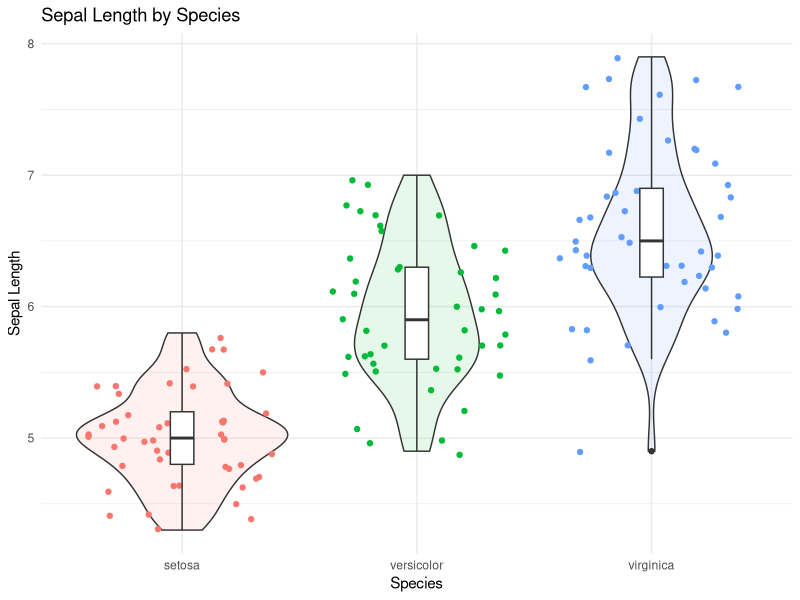
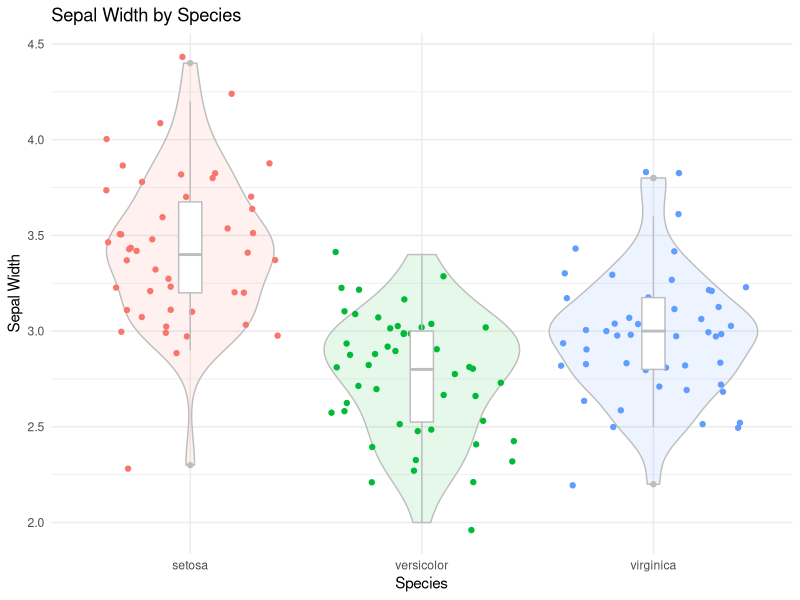
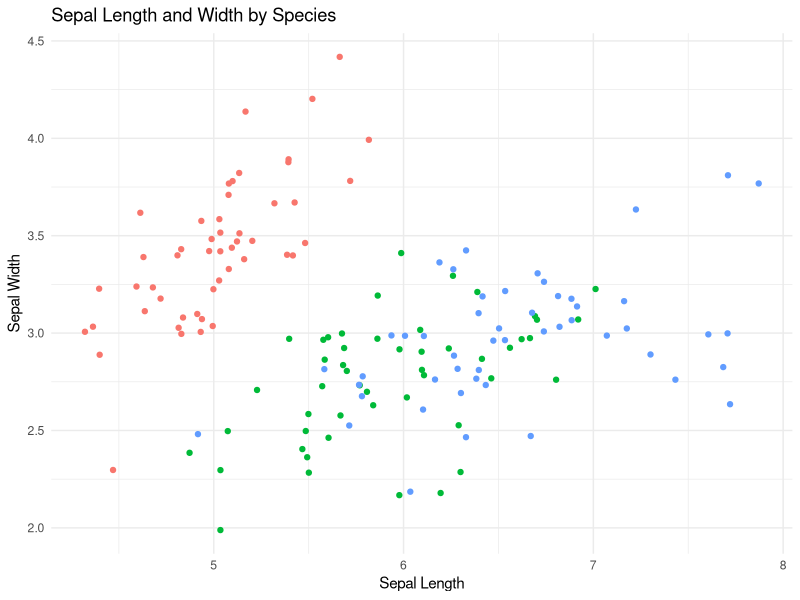
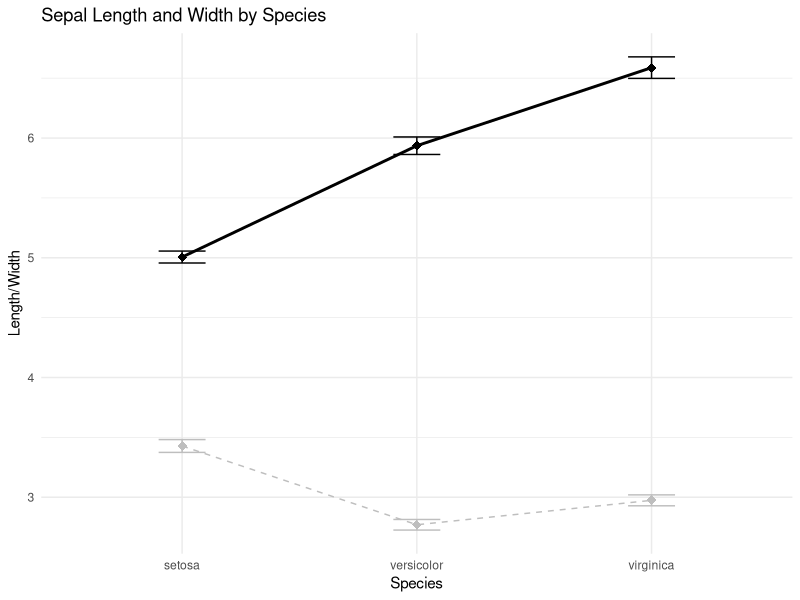

Reproduce these figures in R, in order. (Note: this script raises an error after producing the figures.)
rm(list = ls())
#setwd("I:/My Drive/codingPrac/R/")

# Load necessary packages
library('ggplot2')
library('dplyr')
library('ggpubr')

# Load the iris dataset
d = iris
d$Species = as.factor(d$Species)

#Calculate mean and standard error for each species
summary_data = d %>% group_by(Species) %>%
 summarise(mean_slength = mean(Sepal.Length),
           se_slength = sd(Sepal.Length) / sqrt(n()),
           mean_swidth = mean(Sepal.Width),
           se_swidth = sd(Sepal.Width) / sqrt(n())
 )

# Plot
p1 = ggplot() + 
  geom_violin(data = d, aes(x = Species, y = Sepal.Length, fill = Species), alpha = 0.1) + 
  geom_jitter(data = d, aes(x = Species, y = Sepal.Length, color = Species)) +
  geom_boxplot(data = d, aes(x = Species, y = Sepal.Length),width=0.1) +
  labs(title = "Sepal Length by Species", x = "Species", y = "Sepal Length") +
  theme_minimal() + theme(legend.position = "none") 

p2 = ggplot() + 
  geom_violin(data = d, aes(x = Species, y = Sepal.Width, fill = Species), alpha = 0.1, color = "grey") + 
  geom_jitter(data = d, aes(x = Species, y = Sepal.Width, color = Species)) +
  geom_boxplot(data = d, aes(x = Species, y = Sepal.Width),width=0.1, color = "grey") +
  labs(title = "Sepal Width by Species", x = "Species", y = "Sepal Width") +
  theme_minimal() + theme(legend.position = "none") 

p3 = ggplot() + 
  geom_jitter(data = d, aes(x = Sepal.Length, y = Sepal.Width, color = Species)) +
  labs(title = "Sepal Length and Width by Species", x = "Sepal Length", y = "Sepal Width") +
  theme_minimal() + theme(legend.position = "none")   

p4 = ggplot() + 
  geom_line(data = summary_data, aes(x = Species, y = mean_slength), group = 1, color = "black", linewidth = 1, linetype = "solid") + 
  geom_point(data = summary_data, aes(x = Species, y = mean_slength),shape = 18, size = 3, color = "black") + 
  geom_errorbar(data = summary_data, aes(x = Species, ymin = mean_slength - se_slength, ymax = mean_slength + se_slength),width = 0.2)+
  geom_line(data = summary_data, aes(x = Species, y = mean_swidth), group = 1, color = "grey", linewidth = 0.5, linetype = "dashed") + 
  geom_point(data = summary_data, aes(x = Species, y = mean_swidth),shape = 18, size = 3, color = "grey") + 
  geom_errorbar(data = summary_data, aes(x = Species, ymin = mean_swidth - se_swidth, ymax = mean_swidth + se_swidth),color = "grey" ,width = 0.2)+
  labs(title = "Sepal Length and Width by Species", x = "Species", y = "Length/Width") +
  theme_minimal() + theme(legend.position = "none") 

x11()
ggarrange(p1, p2, p3, p4, ncol = 2, nrow = 2)
ggsave(filename = "vis_independ.jpg",width = 20, height = 20, units = 'cm', dpi = 300)

